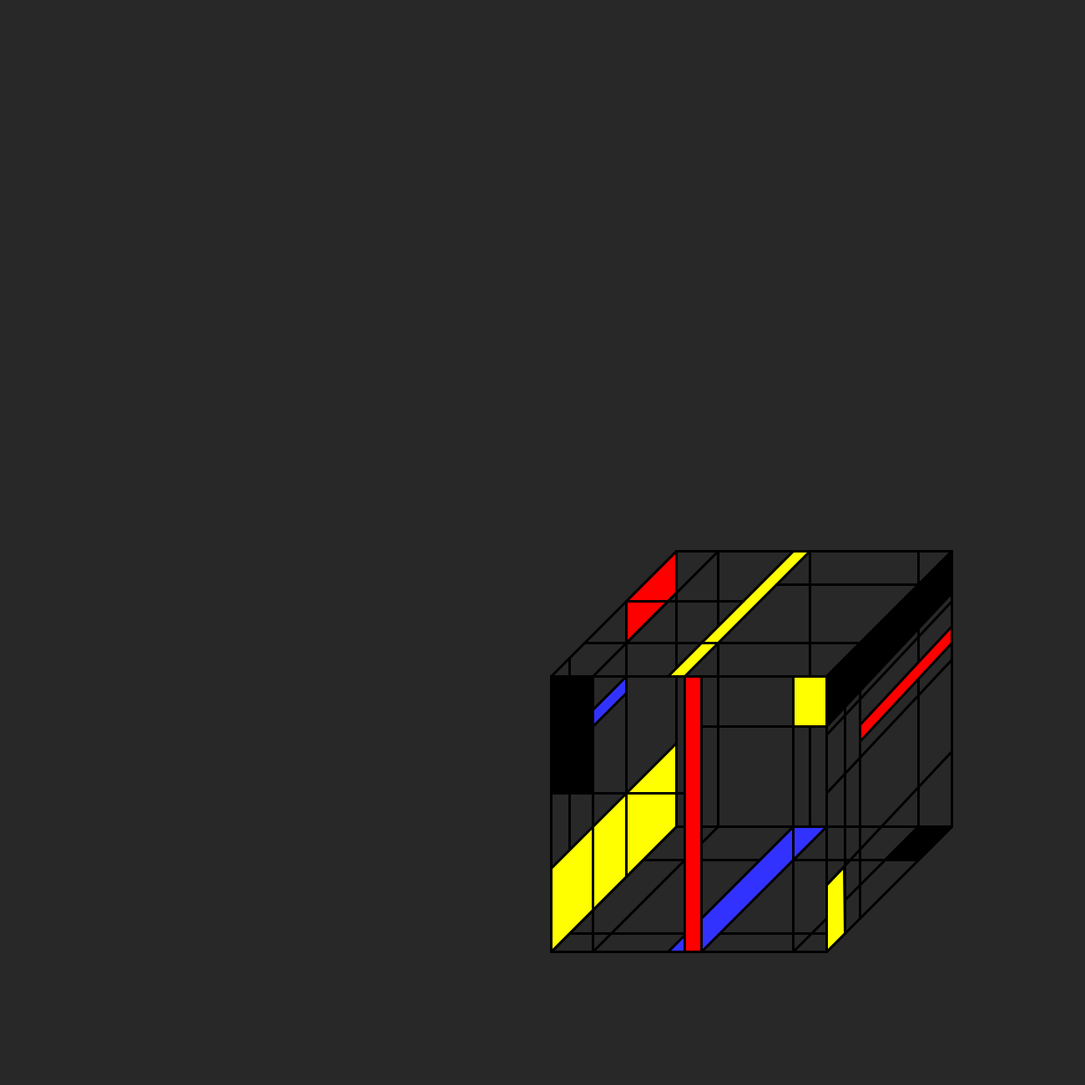
Frame 1 (no input)
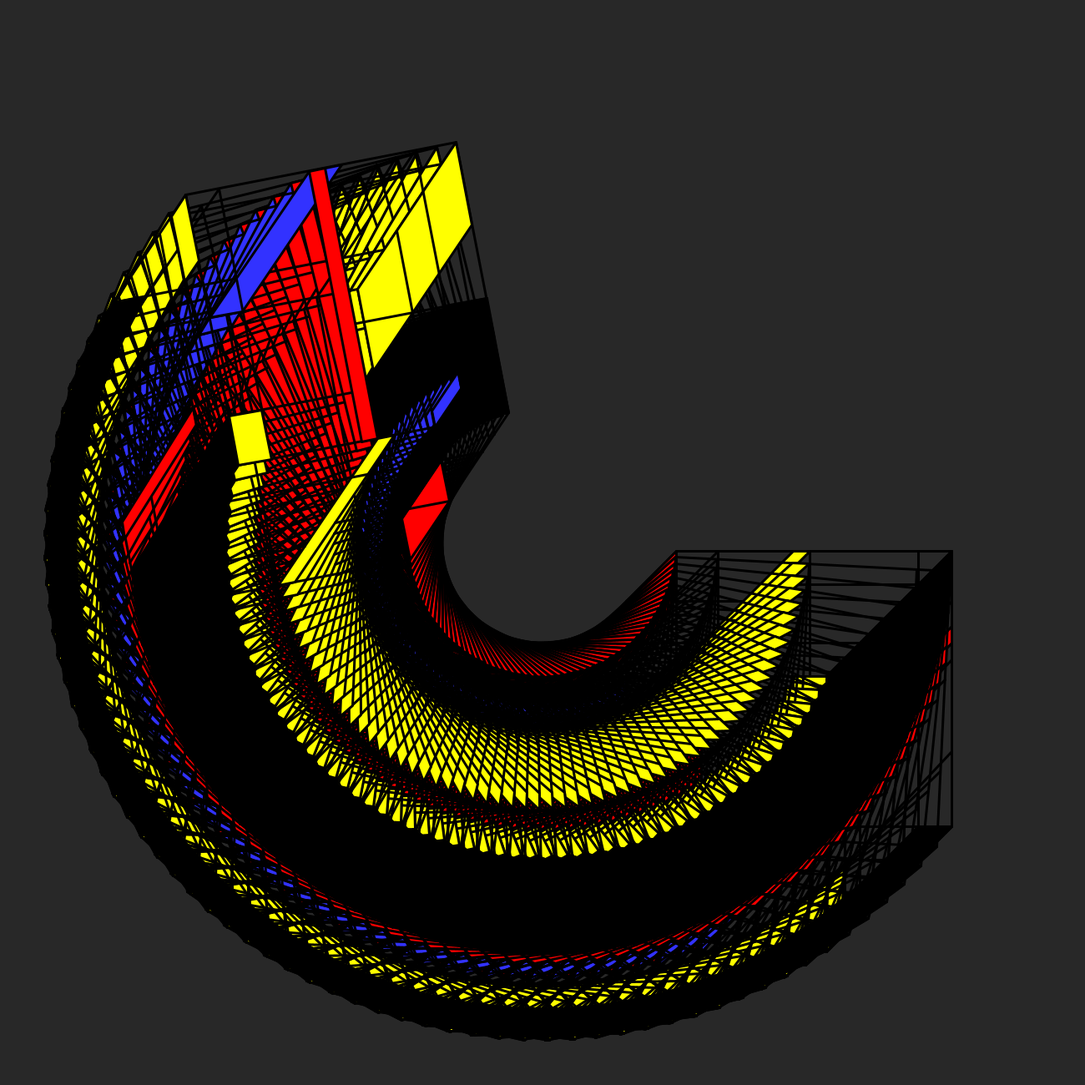
Frame 60 (the mouse pressed at the canvas centre just before this capture)
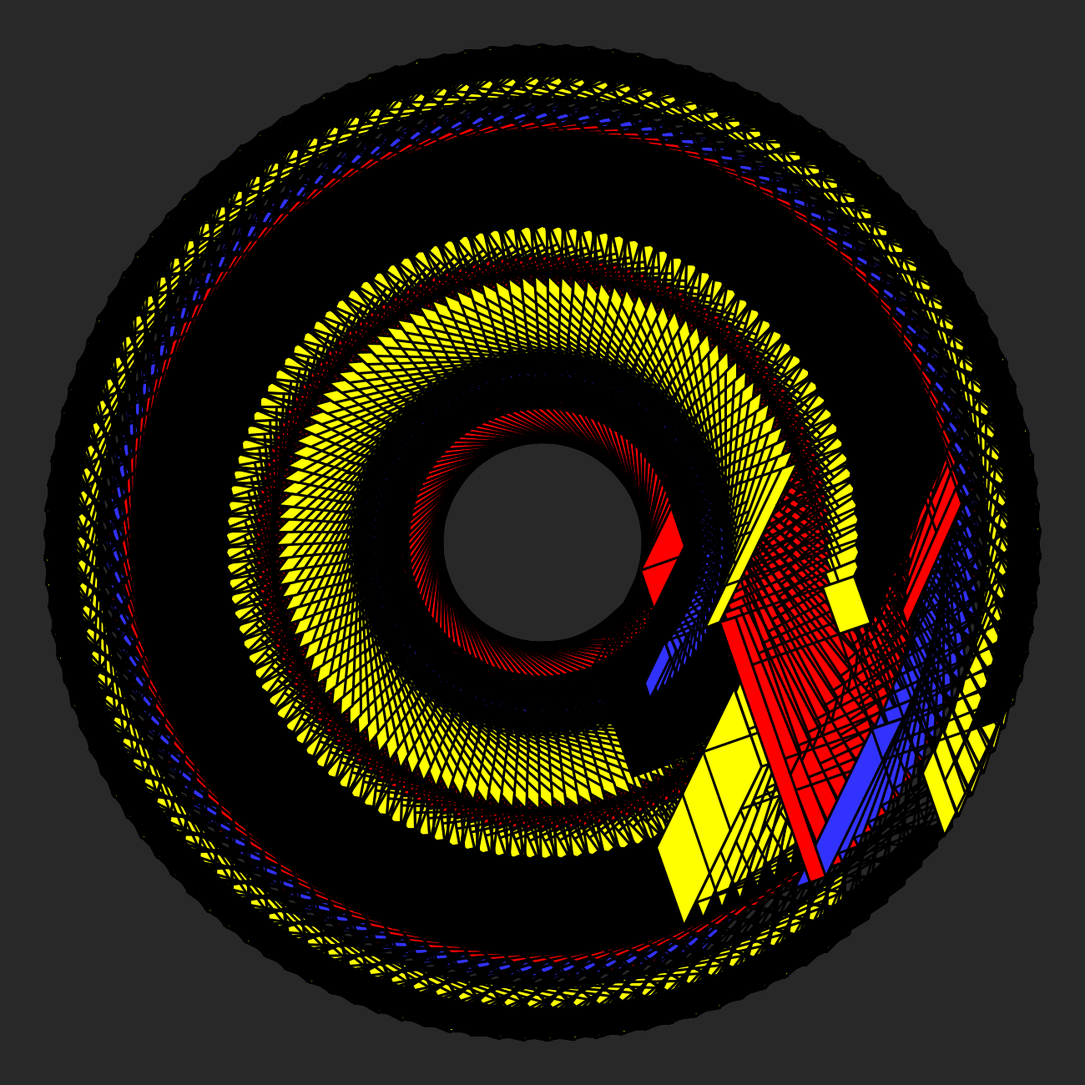
Frame 120 (the mouse held since frame 60 and released just before this capture)

The Processing sketch that drew these frames (run headless with seeded random() and noise(); from frame 60 on, the mouse is pressed at the canvas centre):

// Processing sketch: processing_115120
// ── processing_115120.pde

float angle;

void setup() {
  //make the unions of the line rounded 
  size (1300, 1300);
background(40);
  stroke(0);
  strokeJoin(ROUND);
  strokeWeight(3);
  
  //variable
  angle=0;
}

void draw() {
  

  noFill();
  
  
 pushMatrix();
  translate(width/2, height/2);
  rotate(angle); 
  
  //make a cube 
  rect(10, 160, 330, 330);
  rect(160, 10, 330, 330);
  line(10, 160, 160, 10);
  line(490, 10, 340, 160);
  line(160, 340, 10, 490);
  line(340, 390, 340, 490);
  line(340, 490, 490, 340);


  //back square

  line(450, 340, 450, 10);
  line(210, 10, 210, 340);
  line(320, 10, 320, 340);


  //bottom square

  line(362, 468, 32, 468);
  line(450, 380, 120, 380);

  stroke(0);
  fill(50, 50, 255);
  quad(150, 490, 300, 340, 340, 340, 190, 490);
  line(60, 490, 210, 340);
  line(300, 490, 450, 340);

  fill(0);
  quad(490, 340, 450, 380, 410, 380, 450, 340);



  //left square

  line(32, 138, 32, 468);
  fill(255, 255, 0);
  quad(10, 490, 160, 340, 160, 240, 10, 390);

  fill(255, 0, 0);
  quad(160, 10, 160, 60, 100, 120, 100, 70);
  fill(50, 50, 355);
  quad(10, 250, 10, 270, 100, 180, 100, 160);
  line(100, 120, 100, 400);



  //top square

  line(+60, 160, 210, 10);
  fill(255, 255, 0);
  quad(+150, 160, 300, 10, 320, 10, 170, 160);
  line(50, 120, 380, 120);
  line(100, 70, 240, 70);
  line(+280, 50, 450, 50);



  //right square

  fill(0);
  quad(340, 160, 340, 220, 490, 60, 490, 10);

  stroke(0);
  line(340, 230, 490, 70);

  fill(255, 0, 0);
  quad(380, 218, 380, 238, 490, 120, 490, 100);

  line(380, 168, 380, 450);
  line(362, 190, 362, 468);

  line(340, 300, 490, 140);
  line(340, 410, 490, 250);

  fill(255, 255, 0);
  quad(340, 410, 340, 490, 362, 468, 361, 388);

  line(450, 380, 450, 163);

  //front square

  stroke(0);
  line(60, 160, 60, 490);
  line(340, 220, 180, 220);
  line(300, 160, 300, 490);

  fill(0);
  rect(10, 160, 50, 140);


  fill(255, 255, 0);
  rect(300, 160, 40, 60);


  fill(255, 0, 0);
  rect(170, 160, 20, 330);

  line(10, 300, 168, 300);
  
    popMatrix();
  
  angle+=.05;
}

void keyPressed() {  

  save("image.jpg");
  println("yey!!!");
}
